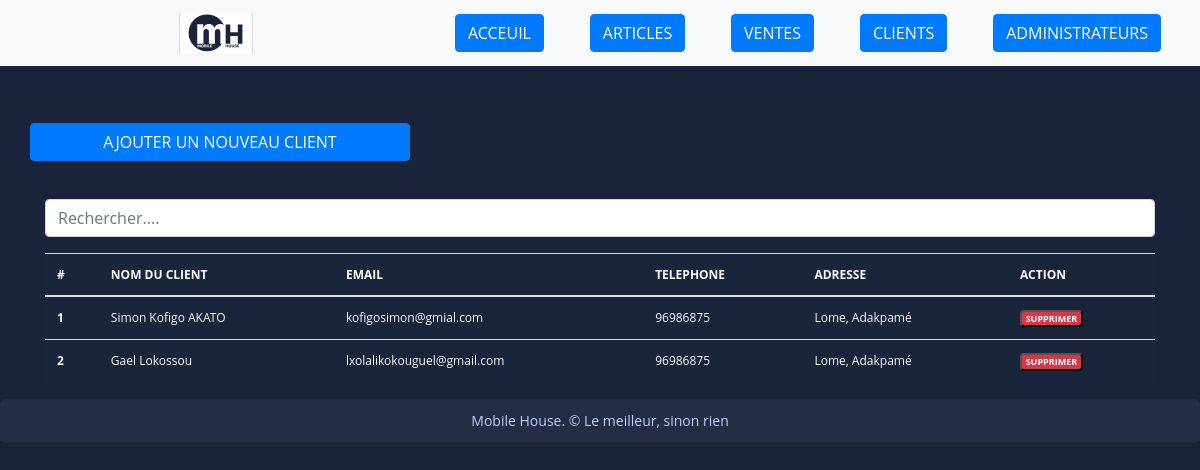
The app's page /customer_list, older data.
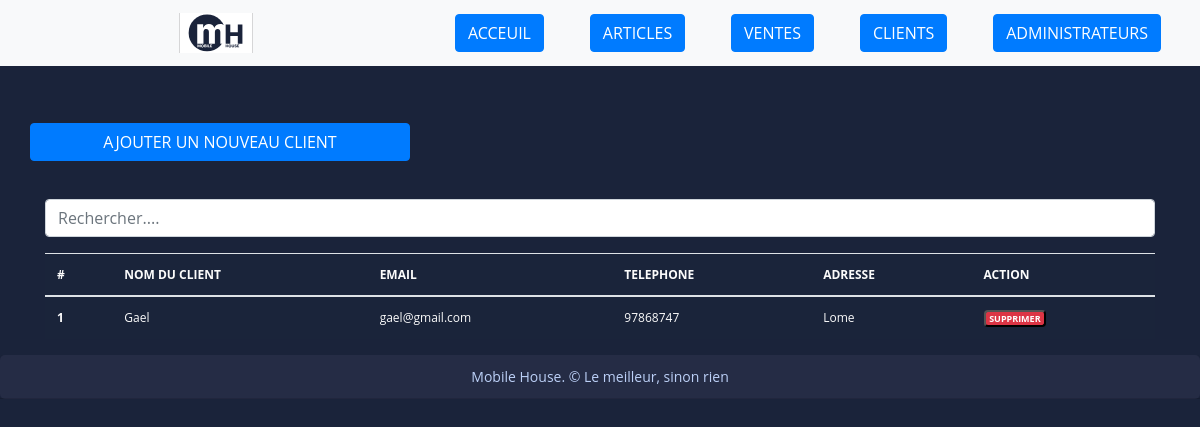
The same page, newer data.
### fact_app/models.py (models this page shows, shortened)
class Customer(models.Model):
    SEX_TYPES = (
        ('M', 'Male'),
        ('F', 'Female'),
    )
    name = models.CharField(max_length=132)
    email = models.EmailField()
    phone = models.CharField(max_length=132)
    address = models.CharField(max_length=132)
    sex = models.CharField(max_length=1, choices=SEX_TYPES)
    age = models.CharField(max_length=12)
    city = models.CharField(max_length=32)
    zip_code = models.CharField(max_length=32)
    created_date = models.DateTimeField(auto_now_add=True)
    save_by = models.ForeignKey(User, on_delete=models.PROTECT)
    class Meta:
        verbose_name = "Customer"
        verbose_name_plural = "Customers"

### fact_app/views.py (the view)
# urls.py: path('customer_list', views.customer_list, name='customer-list'),
def customer_list(request):
    customers = Customer.objects.all()  # Récupérer tous les produits
    return render(request, 'customer_list.html', {'customers': customers})

### templates/customer_list.html (shortened to what this page needs)
{% extends "base.html" %}
{% load static %}
{% block content %}
<br><br>
<div class="row">
    <a href="{% url 'add-customer' %}" class="btn col-md-4 btn-primary">
        AJOUTER UN NOUVEAU CLIENT
    </a>
</div>
<br> <br>
<div class="form-group ">
    <input id="search" class="form-control" type="text" placeholder="Rechercher....">
</div>
<div>
    <table class="table table-striped-columns">
        <thead>
            <tr>
                <th scope="col">#</th>
                <th scope="col">NOM DU CLIENT</th>
                <th scope="col">EMAIL</th>
                <th scope="col">TELEPHONE</th>
                <th scope="col">ADRESSE</th>
                <th scope="col">ACTION</th>
            </tr>
        </thead>
        <tbody id="myTable">
            {% if customers %}
            {% for customer in customers %}
            <tr>
                <th scope="row">{{ customer.pk }}</th>
                <td>{{ customer.name }}</td>
                <td>{{ customer.email }}</td>
                <td>{{ customer.phone }}</td>
                <td>{{ customer.address }}</td>
                <td>
                    <button id="btn-customer-sup" type="button" data-toggle="modal" data-target="#supprimer"
                        class="badge text-white bg-danger" title="Supprimer" data-id="{{ customer.pk }}"
                        data-customer="{{ customer.name }}">SUPPRIMER
                    </button>
                </td>
            </tr>
            {% endfor %}
            {% else %}
            <tr>
                <td colspan="6" class="text-center">Aucun client trouvé.</td>
            </tr>
            {% endif %}
        </tbody>
    </table>
</div>
{% endblock %}

Row changes from the older to the newer data that the page shows:
removed Customer: pk "2", name "Gael Lokossou", email "lxolalikokouguel@gmail.com", phone "96986875", address "Lome, Adakpamé"
changed Customer id 1: name "Simon Kofigo AKATO" → "Gael"; email "kofigosimon@gmial.com" → "gael@gmail.com"; phone "96986875" → "97868747"; address "Lome, Adakpamé" → "Lome"
